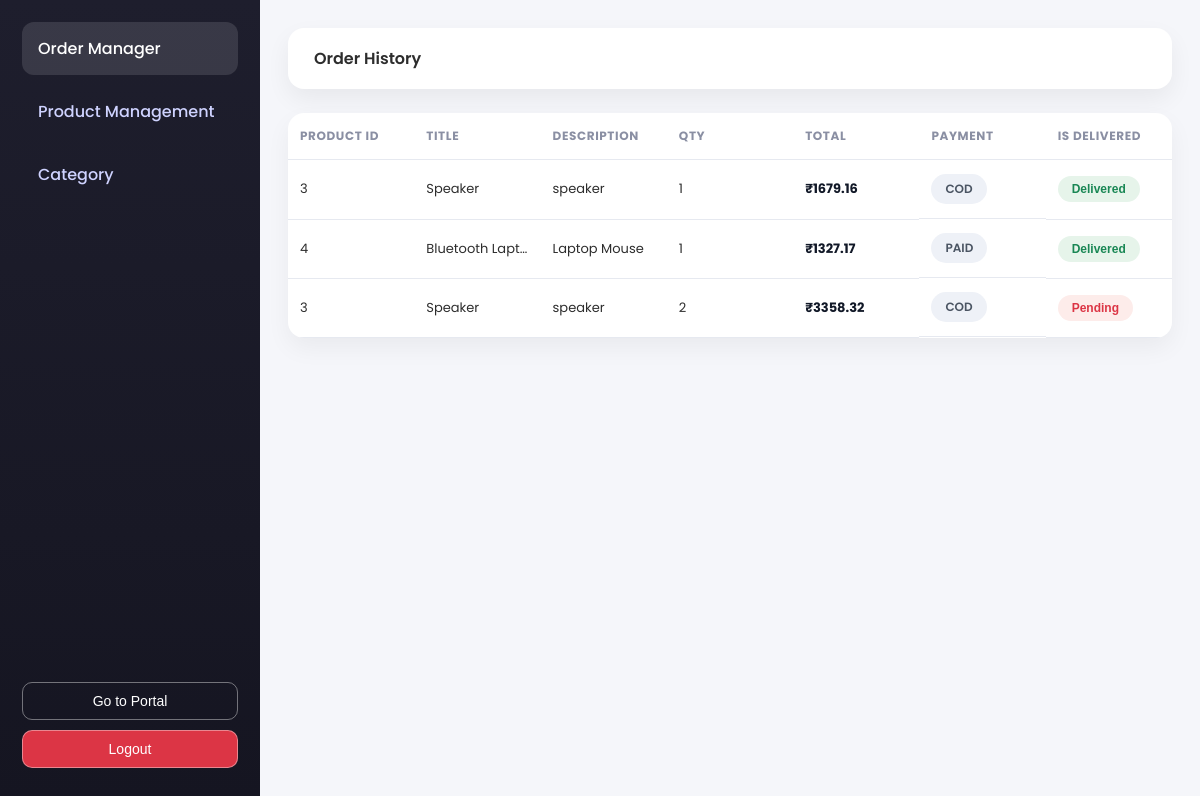
The page /products/get-orders/1 (signed in) on the database its author committed.
### db.py (models this page shows)
class Order(Base):
    __tablename__ = "orders"
    o_id=Column(Integer,primary_key=True,index=True)
    c_id = Column(Integer,ForeignKey("users.id"))
    p_id=Column(Integer,ForeignKey("products.p_id"))
    total_price=Column(Integer,nullable=False)
    is_delivered=Column(Boolean,default=False)
    payment_status=Column(String, nullable=False, default="pending")
    quantity=Column(Integer,nullable=False)
    payment = relationship("Payment", back_populates="order", uselist=False)

class Products(Base):
    __tablename__ = "products"
    p_id=Column(Integer,primary_key=True,index=True)
    title=Column(String,nullable=False,unique=True)
    description=Column(String)
    price=Column(Integer,nullable=False)
    discount=Column(Integer,nullable=False)
    image=Column(String,nullable=False)
    category=Column(String,nullable=False)

### main.py (the view)
@app.get("/products/get-orders/{user_id}",response_model=List[OrderResponse],tags=["Cart endpoint"])
def order(request:Request,user_id:int,current_user:User=Depends(user_authentication),db:Session=Depends(get_db)):
    if current_user.id != user_id :
        return RedirectResponse(url="/",status_code=303)
    orders=db.query(Order,Products).join(Products,Order.p_id==Products.p_id).filter(Order.c_id==user_id).all()
    response = []
    for o,p in orders :
       response.append(OrderResponse(o_id = o.o_id,p_id=p.p_id,title=p.title,description=p.description,total_price=o.total_price,quantity=o.quantity,is_delivered=o.is_delivered,payment_status=None if o.payment_status == "pending" else o.payment_status))
    response= templates.TemplateResponse("second.html",{"request":request,"response":response,"order":orders,"user_id":user_id})
    return no_cache(response)

### Template/second.html (shortened to what this page needs)
<!DOCTYPE html>
<html lang="en">
<head>
    <link href="{{ url_for('static', path='/style2.css') }}" rel="stylesheet">
</head>
<body>
    <div class="dashboard">
        <aside class="sidebar">
            <ul class="menu">
                <li class="active"><a href="#">Order Manager</a></li>
                <li><a href="/products/get-orders/{{user_id}}/productmanager">Product Management</a></li>
                <li><a href="/products/get-orders/{{user_id}}/category">Category</a></li>
            </ul>
            <div class="sidebar-footer">
                <button onclick="firstfunction()">Go to Portal</button>
                <a href="/logout"><button>Logout</button></a>
            </div>
        </aside>
        <main class="content">
            <header class="topbar">
                <h4>Order History</h4>
            </header>
            {% if response %}
            <div class="card">
                <table>
                    <thead>
                        <tr>
                            <th>Product ID</th>
                            <th>Title</th>
                            <th>Description</th>
                            <th>Qty</th>
                            <th>Total</th>
                            <th>Payment</th>
                            <th>Is Delivered</th>
                        </tr>
                    </thead>
                    <tbody>
                        {% for res in response %}
                        <tr>
                            <td>{{ res.p_id }}</td>
                            <td>{{ res.title }}</td>
                            <td>{{ res.description }}</td>
                            <td>{{ res.quantity }}</td>
                            <td class="total-price">₹{{ res.total_price }}</td>
                            <td class="payment-cell">
                                {% if res.payment_status is none %}
                                <form action="/checkout/start" method="post">
                                    <button type="submit" class="pay-btn">💳 Pay Now</button>
                                </form>
                                <form action="/orders/cancel/{{ res.o_id }}" method="post">
                                    <button type="submit" class="cancel-btn">❌ Cancel</button>
                                </form>
                                {% else %}
                                <span class="status-badge">
                                    {{ res.payment_status | upper }}
                                </span>
                                {% endif %}
                            </td>
                            <td>
                                <button class="delivery-status {{ 'delivered' if res.is_delivered else 'pending' }}"
                                    onclick="updateDelivery(this, '{{ res.p_id }}')">
                                    {{ 'Delivered' if res.is_delivered else 'Pending' }}
                                </button>
                            </td>
                        </tr>
                        {% endfor %}
                    </tbody>
                </table>
            </div>
            {% else %}
            <div class="empty-state">
                <p>🛒 You haven’t placed any orders yet.</p>
            </div>
            {% endif %}
        </main>
    </div>
</body>
</html>

### static/style2.css (style rules this page uses)
* { box-sizing: border-box; }
body { margin: 0; background: #f5f6fa; font-family: 'Poppins', sans-serif; color: #2d2d2d; }
.dashboard { display: flex; min-height: 100vh; width: 100%; }
.sidebar { width: 260px; background: linear-gradient(180deg, #1e1e2d, #151521); color: #ffffff; display: flex; flex-direction: column; padding: 22px; }
.menu { list-style: none; padding: 0; margin: 0; }
.menu li { margin-bottom: 10px; }
.menu a { display: block; padding: 14px 16px; border-radius: 12px; text-decoration: none; color: #cfd3ff; font-weight: 500; transition: all 0.25s ease; }
.menu a:hover, .menu li.active a { background: rgba(255, 255, 255, 0.12); color: #ffffff; }
.sidebar-footer { margin-top: auto; padding-top: 18px; }
.sidebar-footer button { width: 100%; padding: 10px; border-radius: 10px; font-size: 14px; border: none; cursor: pointer; }
.sidebar-footer button:first-child { background: transparent; color: #ffffff; border: 1px solid rgba(255,255,255,0.4); margin-bottom: 10px; }
.sidebar-footer button:last-child { background: #dc3545; color: #ffffff; }
.content { flex: 1; padding: 28px; overflow-x: hidden; }
.topbar { background: #ffffff; padding: 18px 26px; border-radius: 16px; box-shadow: 0 10px 25px rgba(0, 0, 0, 0.06); margin-bottom: 24px; }
.topbar h4 { margin: 0; font-weight: 600; }
.card { background: #ffffff; border-radius: 16px; overflow-x: auto; box-shadow: 0 10px 25px rgba(0, 0, 0, 0.05); }
table { width: 100%; border-collapse: collapse; table-layout: fixed; }
th, td { padding: 14px 12px; border-bottom: 1px solid #e6e9f0; text-align: left; font-size: 13px; white-space: nowrap; overflow: hidden; text-overflow: ellipsis; }
th { font-size: 12px; letter-spacing: 0.05em; text-transform: uppercase; color: #8a8fa3; }
td.payment-cell { white-space: normal; overflow: visible; text-overflow: unset; }
.payment-cell { display: flex; gap: 10px; align-items: center; flex-wrap: wrap; }
.status-badge { display: inline-block; padding: 6px 14px; border-radius: 20px; font-size: 12px; font-weight: 600; background: #eef1f7; color: #4b5563; text-transform: uppercase; }
.delivery-status { padding: 6px 14px; border-radius: 20px; font-size: 12px; font-weight: 600; border: none; cursor: default; }
.delivery-status.delivered { background: #e6f4ea; color: #198754; }
.delivery-status.pending { background: #fdecea; color: #dc3545; }
.delivery-status { padding: 6px 14px; border-radius: 20px; font-size: 12px; font-weight: 600; border: none; cursor: pointer; transition: all 0.2s ease; }
.total-price { font-weight: 700; color: #111827; }

### rows shown on the page
Order: p_id "3", title "Speaker", description "speaker", quantity "1", total_price "1679.16", payment_status "COD", is_delivered "Delivered"
Order: p_id "4", title "Bluetooth Lapt…", description "Laptop Mouse", quantity "1", total_price "1327.17", payment_status "PAID", is_delivered "Delivered"
Products: title "Speaker", description "speaker"
Order: total_price "3358.32", payment_status "COD"

### other values the page prints
{{ res.p_id }} "3"
{{ res.quantity }} "2"
{{ 'Delivered' if res.is_delivered else 'Pending' }} "Pending"
